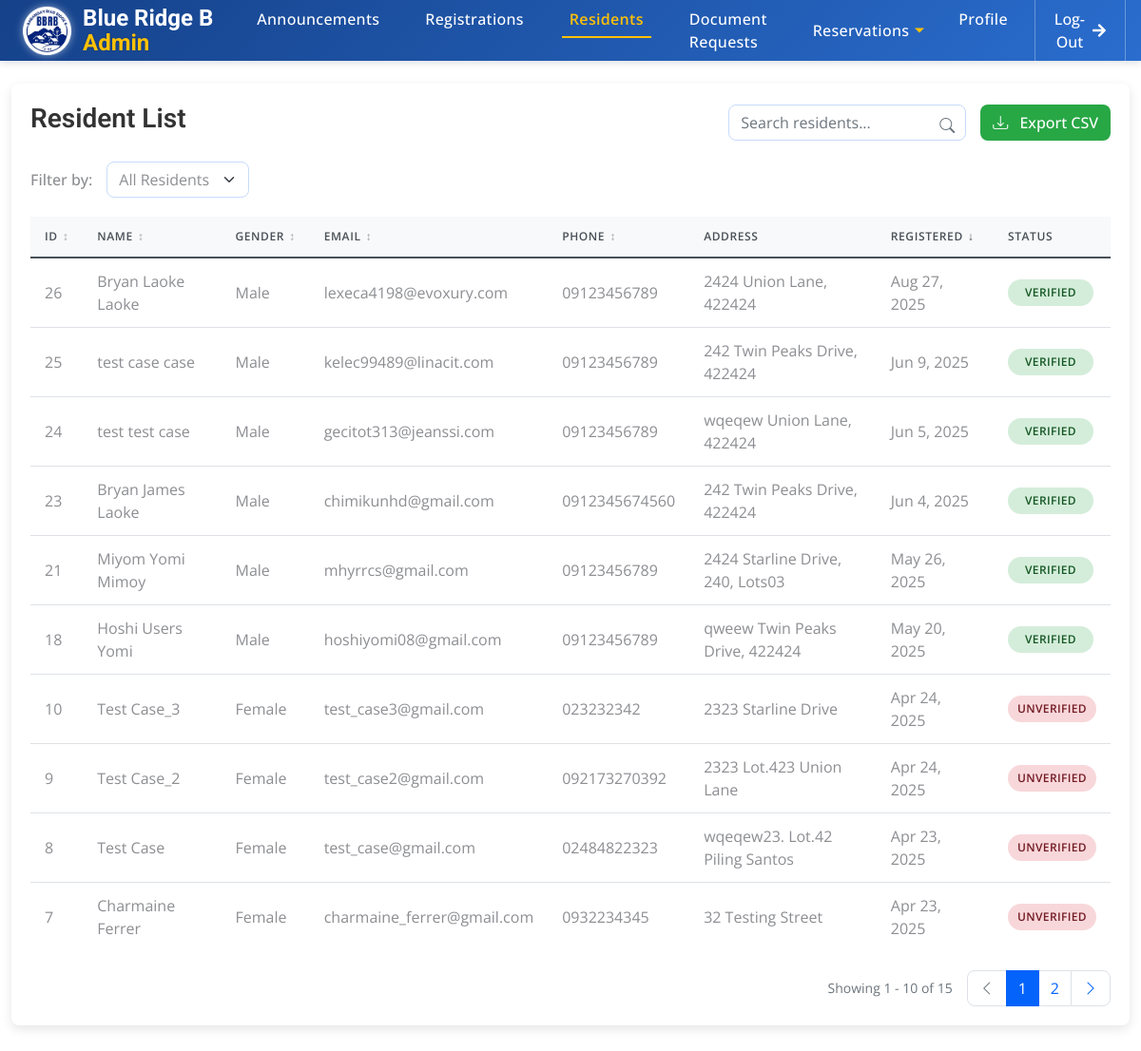
The page /resident_list.php (signed in) on the database its author committed.
### tables this page shows
CREATE TABLE `users` (
  `id` int(11) NOT NULL,
  `username` varchar(50) NOT NULL,
  `password` varchar(255) NOT NULL,
  `first_name` varchar(100) NOT NULL,
  `middle_name` varchar(100) DEFAULT NULL,
  `last_name` varchar(100) NOT NULL,
  `gender` enum('Male','Female','Other') NOT NULL,
  `phone_number` varchar(15) NOT NULL,
  `email` varchar(100) NOT NULL,
  `birthdate` date NOT NULL,
  `street` varchar(255) NOT NULL,
  `lot_block` varchar(100) DEFAULT NULL,
  `blood_type` varchar(10) DEFAULT NULL,
  `house_number` varchar(50) NOT NULL,
  `date_registered` timestamp NOT NULL DEFAULT current_timestamp(),
  `is_verified` tinyint(1) DEFAULT 0,
  `verify_token` varchar(64) DEFAULT NULL,
  `sector` varchar(255) DEFAULT NULL
);

### resident_list.php (the view, shortened to what this page needs)
<?php
include 'db.php';
$limit = 10;
$page = isset($_GET['page']) ? (int)$_GET['page'] : 1;
$offset = ($page - 1) * $limit;
$searchTerm = isset($_GET['search']) ? $_GET['search'] : '';
$verificationFilter = isset($_GET['verification']) ? $_GET['verification'] : 'all';
$sortBy = isset($_GET['sort']) ? $_GET['sort'] : 'date_registered';
$sortOrder = isset($_GET['order']) ? $_GET['order'] : 'DESC';
$params = [];
$whereClause = '';
$countSql = "SELECT COUNT(*) as total FROM users $whereClause";
$stmt = $conn->prepare($countSql);
$stmt->execute();
$totalResidents = $stmt->get_result()->fetch_assoc()['total'];
$totalPages = ceil($totalResidents / $limit);
$sql = "SELECT * FROM users $whereClause ORDER BY $sortBy $sortOrder LIMIT ? OFFSET ?";
$stmt = $conn->prepare($sql);
$params[] = $limit;
$params[] = $offset;
$types = str_repeat('s', count($params) - 2) . 'ii';
$stmt->bind_param($types, ...$params);
$stmt->execute();
$residents = $stmt->get_result();
?>
<!DOCTYPE html>
<html lang="en">
<?php include 'includes/admin_head.php'; ?>
<link href="resident_list.css" rel="stylesheet">
<body>
    <?php include 'includes/admin_navbar.php'; ?>
    <main class="container-fluid py-4">
        <div class="row">
            <div class="col-12">
                <div class="resident-container">
                    <div class="header-actions">
                        <h2 class="header-title">Resident List</h2>
                        <div class="search-export-container">
                            <div class="search-container">
                                <form action="" method="GET" id="searchForm">
                                    <input
                                        type="text"
                                        class="form-control"
                                        placeholder="Search residents..."
                                        name="search"
                                        id="searchInput"
                                        value="<?php echo htmlspecialchars($searchTerm); ?>"
                                        onkeydown="if(event.key === 'Enter') { this.form.dispatchEvent(new Event('submit')); return false; }"
                                    >
                                    <i class="bi bi-search search-icon" id="searchIcon"></i>
                                </form>
                            </div>
                            <button class="btn export-btn" id="exportCSV">
                                <i class="bi bi-download me-2"></i> Export CSV
                            </button>
                        </div>
                    </div>
                    <div class="filter-container">
                        <span class="filter-label">Filter by:</span>
                        <select class="form-select filter-select" id="verificationFilter">
                            <option value="all" <?php echo $verificationFilter === 'all' ? 'selected' : ''; ?>>All Residents</option>
                        </select>
                    </div>
                    <div class="table-container">
                        <?php if ($residents->num_rows > 0): ?>
                            <table class="table resident-table">
                                <thead>
                                    <tr>
                                        <th class="sortable" data-sort="id">ID</th>
                                        <th class="sortable" data-sort="first_name">Name</th>
                                        <th class="sortable" data-sort="gender">Gender</th>
                                        <th class="sortable" data-sort="email">Email</th>
                                        <th class="sortable" data-sort="phone_number">Phone</th>
                                        <th>Address</th>
                                        <th class="sortable" data-sort="date_registered">Registered</th>
                                        <th>Status</th>
                                    </tr>
                                </thead>
                                <tbody>
                                    <?php while ($resident = $residents->fetch_assoc()): ?>
                                        <tr class="clickable-row" data-id="<?php echo $resident['id']; ?>">
                                            <td><?php echo $resident['id']; ?></td>
                                            <td>
                                                <?php
                                                echo htmlspecialchars($resident['first_name']) . ' ';
                                                if (!empty($resident['middle_name'])) {
                                                    echo htmlspecialchars($resident['middle_name']) . ' ';
                                                }
                                                echo htmlspecialchars($resident['last_name']);
                                                ?>
                                            </td>
                                            <td><?php echo htmlspecialchars($resident['gender']); ?></td>
                                            <td><?php echo htmlspecialchars($resident['email']); ?></td>
                                            <td><?php echo htmlspecialchars($resident['phone_number']); ?></td>
                                            <td>
                                                <?php
                                                echo htmlspecialchars($resident['house_number'] . ' ' . $resident['street']);
                                                if (!empty($resident['lot_block'])) {
                                                    echo ', ' . htmlspecialchars($resident['lot_block']);
                                                }
                                                ?>
                                            </td>
                                            <td><?php echo date('M j, Y', strtotime($resident['date_registered'])); ?></td>
                                            <td>
                                                <?php if ($resident['is_verified']): ?>
                                                    <span class="status-badge status-verified">Verified</span>
                                                <?php else: ?>
                                                    <span class="status-badge status-unverified">Unverified</span>
                                                <?php endif; ?>
                                            </td>
                                        </tr>
                                    <?php endwhile; ?>
                                </tbody>
                            </table>
                            <?php if ($totalPages > 1): ?>
                                <div class="pagination-container">
                                    <div class="page-info">
                                        Showing
                                        <?php echo $offset + 1; ?> -
                                        <?php echo min($offset + $limit, $totalResidents); ?> of
                                        <?php echo $totalResidents; ?>
                                    </div>
                                    <ul class="pagination">
                                        <li class="page-item <?php echo $page <= 1 ? 'disabled' : ''; ?>">
                                            <a class="page-link" href="<?php echo '?page=' . ($page - 1) . '&search=' . urlencode($searchTerm) . '&verification=' . $verificationFilter . '&sort=' . $sortBy . '&order=' . $sortOrder; ?>">
                                                <i class="bi bi-chevron-left"></i>
                                            </a>
                                        </li>
                                        <?php for ($i = max(1, $page - 2); $i <= min($totalPages, $page + 2); $i++): ?>
                                            <li class="page-item <?php echo $i == $page ? 'active' : ''; ?>">
                                                <a class="page-link" href="<?php echo '?page=' . $i . '&search=' . urlencode($searchTerm) . '&verification=' . $verificationFilter . '&sort=' . $sortBy . '&order=' . $sortOrder; ?>">
                                                    <?php echo $i; ?>
                                                </a>
                                            </li>
                                        <?php endfor; ?>
                                        <li class="page-item <?php echo $page >= $totalPages ? 'disabled' : ''; ?>">
                                            <a class="page-link" href="<?php echo '?page=' . ($page + 1) . '&search=' . urlencode($searchTerm) . '&verification=' . $verificationFilter . '&sort=' . $sortBy . '&order=' . $sortOrder; ?>">
                                                <i class="bi bi-chevron-right"></i>
                                            </a>
                                        </li>
                                    </ul>
                                </div>
                            <?php endif; ?>
                        <?php endif; ?>
                    </div>
                </div>
            </div>
        </div>
    </main>
</body>
</html>

### index.css (style rules this page uses)
html, body { scroll-behavior: smooth; }

### css/style.css (style rules this page uses)
:root { --primary: #0463FA; --light: #EFF5FF; --dark: #1B2C51; }
.btn { font-weight: 500; transition: .5s; }

### resident_list.css (style rules this page uses)
.resident-container { background-color: #fff; border-radius: 8px; box-shadow: 0 4px 12px rgba(0, 0, 0, 0.1); margin-bottom: 30px; padding: 20px; }
.header-actions { display: flex; justify-content: space-between; align-items: center; margin-bottom: 20px; }
.header-title { font-size: 1.75rem; font-weight: 600; color: #333; }
.search-export-container { display: flex; gap: 15px; }
.search-container { position: relative; }
.search-container .form-control { padding-right: 40px; width: 250px; }
.search-container .search-icon { position: absolute; right: 12px; top: 10px; color: #6c757d; cursor: pointer; transition: color 0.15s ease-in-out; }
.filter-container { display: flex; align-items: center; gap: 15px; margin-bottom: 20px; }
.filter-label { font-weight: 500; margin-bottom: 0; }
.filter-select { width: auto; min-width: 150px; }
.resident-table { width: 100%; border-collapse: separate; border-spacing: 0; }
.resident-table th { background-color: #f8f9fa; color: #495057; font-weight: 600; text-transform: uppercase; font-size: 0.75rem; letter-spacing: 0.05em; padding: 12px 15px; border-bottom: 2px solid #dee2e6; position: sticky; top: 0; z-index: 10; }
.resident-table th.sortable { cursor: pointer; }
.resident-table th.sortable::after { content: "↕"; margin-left: 5px; opacity: 0.5; }
.resident-table th.sort-desc::after { content: "↓"; opacity: 1; }
.resident-table td { padding: 12px 15px; border-bottom: 1px solid #dee2e6; vertical-align: middle; }
.resident-table tr.clickable-row { cursor: pointer; }
.resident-table tr:last-child td { border-bottom: none; }
.status-badge { padding: 5px 10px; border-radius: 50px; font-size: 0.75rem; font-weight: 600; text-transform: uppercase; letter-spacing: 0.03em; display: inline-block; white-space: nowrap; }
.status-verified { background-color: #d4edda; color: #155724; min-width: 90px; text-align: center; }
.status-unverified { background-color: #f8d7da; color: #721c24; min-width: 90px; text-align: center; }
.pagination-container { display: flex; justify-content: flex-end; align-items: center; margin-top: 20px; }
.pagination { margin-bottom: 0; }
.page-info { margin-right: 15px; color: #6c757d; font-size: 0.875rem; }
.export-btn { background-color: #28a745; color: white; }

### admin_navbar.css (style rules this page uses)
:root { --primary-color: #1d539d; --primary-hover: #1a4780; --gold-color: #ffc107; --gold-hover: #ffca2c; --white: #ffffff; --dark-text: #333333; --light-text: #ffffff; --transition-speed: 0.3s; --navbar-height: 64px; }

### rows shown on the page
users: id "26", first_name "Bryan", middle_name "Laoke", last_name "Laoke", gender "Male", email "lexeca4198@evoxury.com", phone_number "09123456789", house_number+street "2424 Union Lane", lot_block "422424", date_registered "Aug 27, 2025", is_verified "VERIFIED"
users: id "25", first_name "test", middle_name "case", last_name "case", gender "Male", email "kelec99489@linacit.com", phone_number "09123456789", house_number+street "242 Twin Peaks Drive", lot_block "422424", date_registered "Jun 9, 2025", is_verified "VERIFIED"
users: id "24", first_name "test", middle_name "test", last_name "case", gender "Male", email "gecitot313@jeanssi.com", phone_number "09123456789", house_number+street "wqeqew Union Lane", lot_block "422424", date_registered "Jun 5, 2025", is_verified "VERIFIED"
users: id "23", first_name "Bryan", middle_name "James", last_name "Laoke", gender "Male", email "chimikunhd@gmail.com", phone_number "0912345674560", house_number+street "242 Twin Peaks Drive", lot_block "422424", date_registered "Jun 4, 2025", is_verified "VERIFIED"
users: id "21", first_name "Miyom", middle_name "Yomi", last_name "Mimoy", gender "Male", email "mhyrrcs@gmail.com", phone_number "09123456789", house_number+street "2424 Starline Drive", lot_block "240, Lots03", date_registered "May 26, 2025", is_verified "VERIFIED"
users: id "18", first_name "Hoshi", middle_name "Users", last_name "Yomi", gender "Male", email "hoshiyomi08@gmail.com", phone_number "09123456789", house_number+street "qweew Twin Peaks Drive", lot_block "422424", date_registered "May 20, 2025", is_verified "VERIFIED"
users: id "10", first_name "Test", last_name "Case_3", gender "Female", email "test_case3@gmail.com", phone_number "023232342", house_number+street "2323 Starline Drive", date_registered "Apr 24, 2025", is_verified "UNVERIFIED"
users: id "9", first_name "Test", last_name "Case_2", gender "Female", email "test_case2@gmail.com", phone_number "092173270392", house_number+street "2323 Lot.423 Union Lane", date_registered "Apr 24, 2025", is_verified "UNVERIFIED"
users: id "8", first_name "Test", last_name "Case", gender "Female", email "test_case@gmail.com", phone_number "02484822323", house_number+street "wqeqew23. Lot.42 Piling Santos", date_registered "Apr 23, 2025", is_verified "UNVERIFIED"
users: id "7", first_name "Charmaine", last_name "Ferrer", gender "Female", email "charmaine_ferrer@gmail.com", phone_number "0932234345", house_number+street "32 Testing Street", date_registered "Apr 23, 2025", is_verified "UNVERIFIED"

### other values the page prints
$offset + 1 "1"
min($offset + $limit, $totalResidents) "10"
$totalResidents "15"
